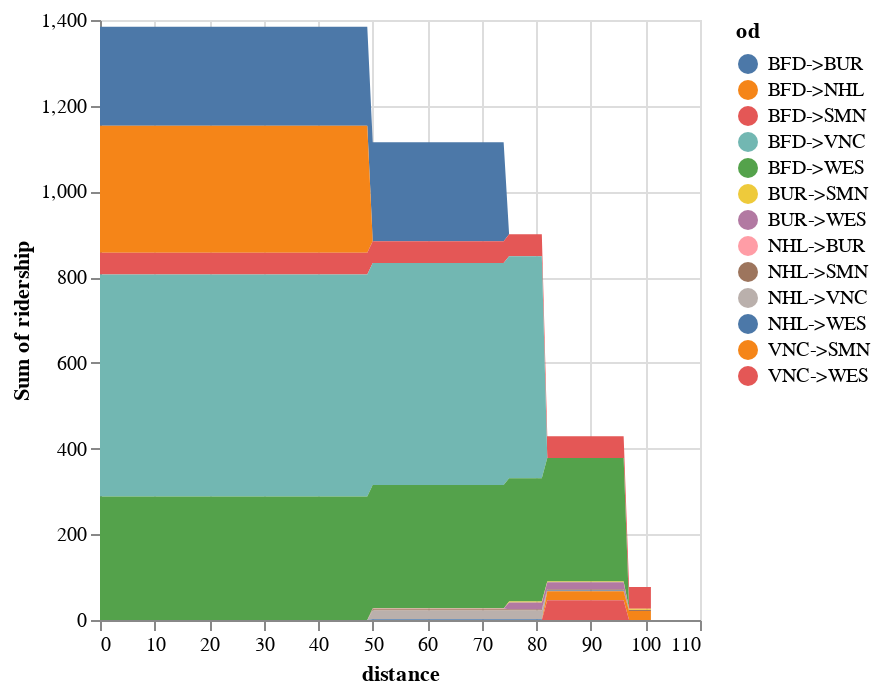

Notebook code cell kept with this figure:
### Code cell
flow

### Figure 1 — Vega-Lite specification as saved in the notebook (floating-point values rounded to 4 significant figures; data arrays with more than 128 entries replaced by an {"elided": "..."} marker saying what was removed)
{"config": {"view": {"continuousWidth": 300, "continuousHeight": 300}}, "data": {"name": "data-8c2ccc90d9993d9d1a3ae816900fb881"}, "mark": {"type": "area"}, "encoding": {"color": {"field": "od", "type": "nominal"}, "tooltip": [{"field": "departing_station", "type": "nominal"}, {"field": "od", "type": "nominal"}, {"field": "ridership", "type": "quantitative"}], "x": {"field": "distance", "type": "quantitative"}, "y": {"aggregate": "sum", "field": "ridership", "type": "quantitative"}}, "$schema": "https://vega.github.io/schema/vega-lite/v5.20.1.json", "datasets": {"data-8c2ccc90d9993d9d1a3ae816900fb881": {"elided": "646 records"}}}
